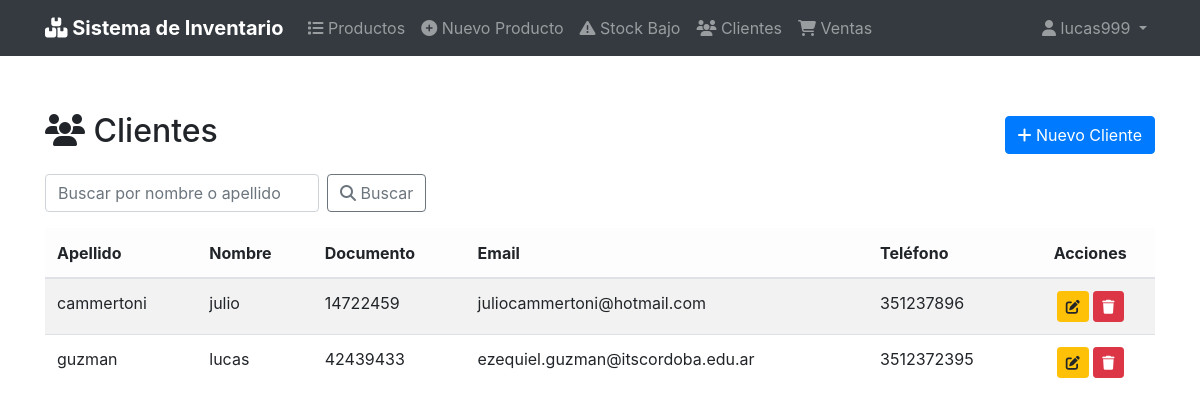
The app's page /clientes/ (signed in) with its own data.
### clientes/models.py (models this page shows, shortened)
class Cliente(models.Model):
    nombre = models.CharField(max_length=100)
    apellido = models.CharField(max_length=100, blank=True, null=True)        # ← nullable
    documento = models.CharField(max_length=20, unique=True, blank=True, null=True)  # ← nullable
    email = models.EmailField(blank=True, null=True)
    telefono = models.CharField(max_length=20, blank=True, null=True)
    direccion = models.CharField(max_length=200, blank=True, null=True)
    class Meta:
        ordering = ['apellido', 'nombre']

### clientes/views.py (the view)
# urls.py: path('', views.ClienteListView.as_view(), name='cliente_list'),
class ClienteListView(LoginRequiredMixin, ListView):
    model = Cliente
    template_name = 'clientes/cliente_list.html'
    context_object_name = 'clientes'
    paginate_by = 10
    def get_queryset(self):
        queryset = super().get_queryset()
        q = self.request.GET.get('q')
        if q:
            queryset = queryset.filter(
                models.Q(nombre__icontains=q) | models.Q(apellido__icontains=q)
            )
        return queryset

### templates/clientes/cliente_list.html (shortened to what this page needs)
{% extends 'base.html' %}
{% load bootstrap4 %}
{% block content %}
<div class="d-flex justify-content-between align-items-center mb-3">
    <h2><i class="fas fa-users"></i> Clientes</h2>
    <a href="{% url 'clientes:cliente_create' %}" class="btn btn-primary">
        <i class="fas fa-plus"></i> Nuevo Cliente
    </a>
</div>
<form method="get" class="form-inline mb-3">
    <input type="text" name="q" class="form-control mr-2" placeholder="Buscar por nombre o apellido" value="{{ request.GET.q }}">
    <button type="submit" class="btn btn-outline-secondary">
        <i class="fas fa-search"></i> Buscar
    </button>
</form>
<table class="table table-hover table-striped">
    <thead class="table-light">
        <tr>
            <th>Apellido</th>
            <th>Nombre</th>
            <th>Documento</th>
            <th>Email</th>
            <th>Teléfono</th>
            <th class="text-center">Acciones</th>
        </tr>
    </thead>
    <tbody>
        {% for cliente in clientes %}
        <tr>
            <td>{{ cliente.apellido }}</td>
            <td>{{ cliente.nombre }}</td>
            <td>{{ cliente.documento }}</td>
            <td>{{ cliente.email|default:"-" }}</td>
            <td>{{ cliente.telefono|default:"-" }}</td>
            <td class="text-center">
                <a href="{% url 'clientes:cliente_update' cliente.pk %}" class="btn btn-sm btn-warning" title="Editar">
                    <i class="fas fa-edit"></i>
                </a>
                <a href="{% url 'clientes:cliente_delete' cliente.pk %}" class="btn btn-sm btn-danger" title="Eliminar">
                    <i class="fas fa-trash"></i>
                </a>
            </td>
        </tr>
        {% empty %}
        <tr>
            <td colspan="6" class="text-center text-muted">No hay clientes registrados</td>
        </tr>
        {% endfor %}
    </tbody>
</table>
{% endblock %}

### templates/base.html (shortened to what this page needs)
{% load bootstrap4 %}
{% load static %}
<!DOCTYPE html>
<html lang="es">
<head>
    {% bootstrap_css %}
    <link rel="stylesheet" href="https://cdnjs.cloudflare.com/ajax/libs/font-awesome/6.5.0/css/all.min.css">
</head>
<body>
    <nav class="navbar navbar-expand-lg navbar-dark bg-dark">
        <div class="container">
            <a class="navbar-brand" href="{% url 'productos:producto_list' %}">
                <i class="fas fa-boxes"></i> Sistema de Inventario
            </a>
            <div class="collapse navbar-collapse" id="navbarNav">
                <ul class="navbar-nav mr-auto">
                    {% if perms.productos.view_producto %}
                        <li class="nav-item">
                            <a class="nav-link" href="{% url 'productos:producto_list' %}">
                                <i class="fas fa-list"></i> Productos
                            </a>
                        </li>
                        <li class="nav-item">
                            <a class="nav-link" href="{% url 'productos:producto_create' %}">
                                <i class="fas fa-plus-circle"></i> Nuevo Producto
                            </a>
                        </li>
                        <li class="nav-item">
                            <a class="nav-link" href="{% url 'productos:stock_bajo_list' %}">
                                <i class="fas fa-exclamation-triangle"></i> Stock Bajo
                            </a>
                        </li>
                    {% endif %}
                    {% if perms.clientes.view_cliente %}
                        <li class="nav-item">
                            <a class="nav-link" href="{% url 'clientes:cliente_list' %}">
                                <i class="fas fa-users"></i> Clientes
                            </a>
                        </li>
                    {% endif %}
                    {% if perms.ventas.view_venta %}
                        <li class="nav-item">
                            <a class="nav-link" href="{% url 'venta_list' %}">
                                <i class="fas fa-shopping-cart"></i> Ventas
                            </a>
                        </li>
                    {% endif %}
                </ul>
                <ul class="navbar-nav ml-auto">
                    {% if user.is_authenticated %}
                        <li class="nav-item dropdown">
                            <a class="nav-link dropdown-toggle" href="#" id="userDropdown" role="button"
                               data-toggle="dropdown" aria-haspopup="true" aria-expanded="false">
                                <i class="fas fa-user"></i> {{ user.username }}
                            </a>
                        </li>
                    {% else %}
                        <li class="nav-item">
                            <a class="nav-link" href="{% url 'account_login' %}">
                                <i class="fas fa-sign-in-alt"></i> Iniciar sesión
                            </a>
                        </li>
                    {% endif %}
                </ul>
            </div>
        </div>
    </nav>
    <div class="container mt-4">
        <div class="d-flex justify-content-between align-items-center mb-4">
        </div>
        {% block content %}{% endblock %}
    </div>
</body>
</html>

### templates/base.html (style rules this page uses)
.navbar-brand { font-weight: bold; }

### records on screen
Cliente: apellido "cammertoni", nombre "julio", documento "14722459", email "juliocammertoni@hotmail.com", telefono "351237896"
Cliente: apellido "guzman", nombre "lucas", documento "42439433", email "ezequiel.guzman@itscordoba.edu.ar", telefono "3512372395"

### other values on screen
{{ user.username }} "lucas999"
